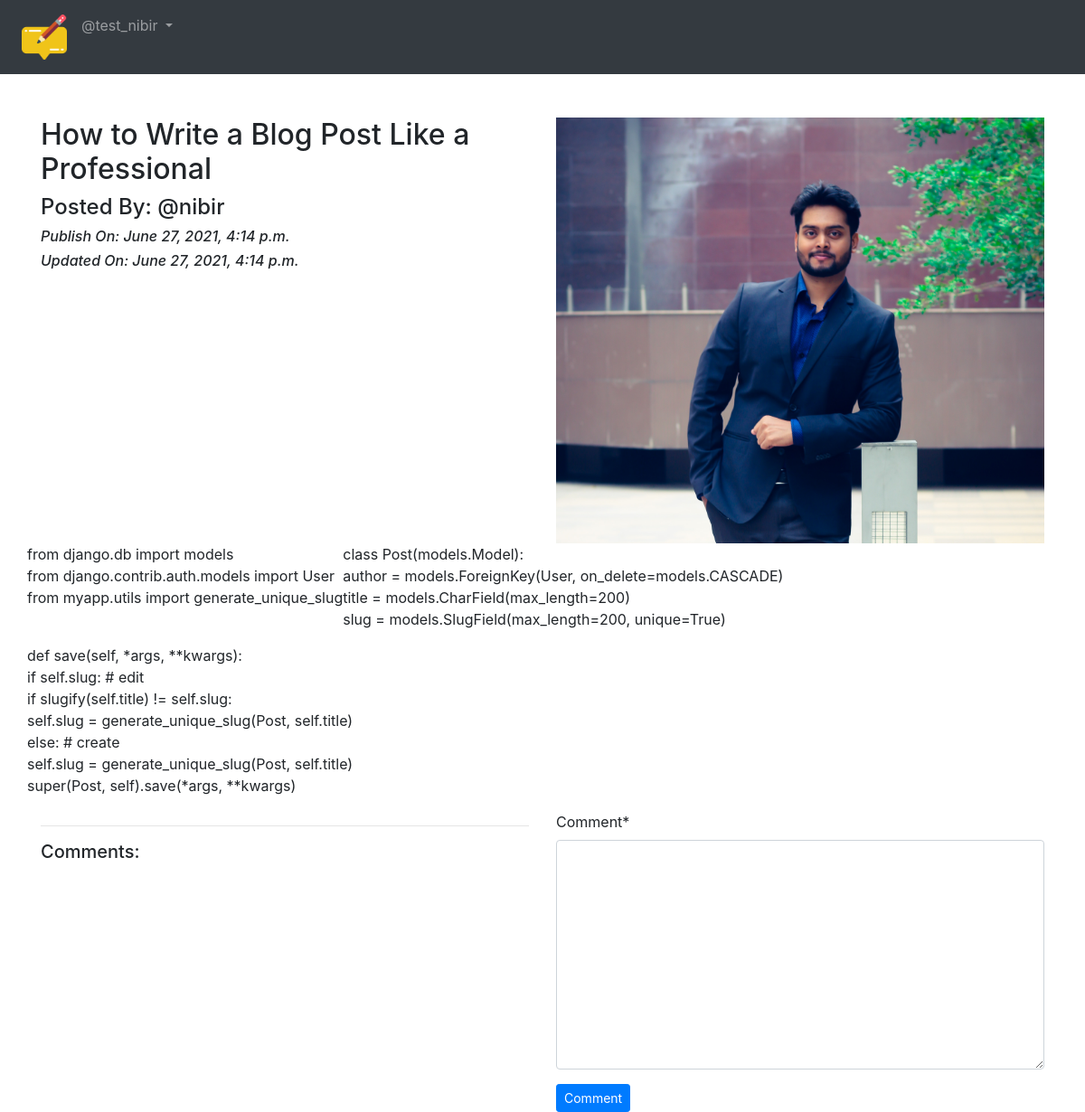
/blog/details/how-to-write-a-blog-post-like-a-professional (signed in), run on the app's committed database.
### App_Blog/models.py (models this page shows, shortened)
class Blog(models.Model):
    author = models.ForeignKey(User, on_delete=models.CASCADE, related_name='post_auther')
    blog_title = models.CharField(max_length=264, verbose_name="Put a Title")
    slug = models.SlugField(max_length=264, unique=True)
    blog_content = models.TextField(verbose_name="what is your mind?")
    blog_image = models.ImageField(upload_to='blog_images', verbose_name="Image")
    publish_date = models.DateTimeField(auto_now_add=True)
    update_date = models.DateTimeField(auto_now=True)
    class Meta:
        ordering = ('-publish_date',)

### App_Blog/views.py (the view, shortened to what this page needs)
# urls.py: path('details/<slug:slug>', views.blog_details, name='blog_details'),
@login_required
def blog_details(request, slug):
    blog = Blog.objects.get(slug=slug)
    comment_form = CommentForm()
    return render(request, 'App_Blog/blog_details.html', context={'blog':blog, 'comment_form':comment_form})

### App_Blog/forms.py
class CommentForm(forms.ModelForm):
    class Meta:
        model = Comment
        fields = ('comment',)

### templates/App_Blog/blog_details.html (shortened to what this page needs)
{% extends 'base.html' %}
{% load crispy_forms_tags %}
{% block body_block %}
<div class="row">
  <div class="col-sm-6">
    <h2>{{blog.blog_title}}</h2>
    <h4>Posted By: @{{blog.author}}</h4>
    <i><h6>Publish On: {{blog.publish_date}}</h6></i>
    <i><h6>Updated On: {{blog.update_date}}</h6></i>
  </div>
  <div class="col-sm-6">
    <img src="/media/{{blog.blog_image}}" width="100%">
  </div>
  <p>{{blog.blog_content|linebreaks}}</p>
</div>
<div class="row">
  <div class="col-sm-6">
    <hr>
    <h5>Comments:</h5>
  </div>
    <div class="col-sm-6">
      <form method="POST">
        {{comment_form|crispy}}
        <button type="submit" name="button" class="btn btn-primary btn-sm">Comment</button>
      </form>
    </div>
</div>
{% endblock %}

### templates/base.html (shortened to what this page needs)
<!DOCTYPE html>
<html lang="en" dir="ltr">
  <head>
    <link rel="stylesheet" href="https://maxcdn.bootstrapcdn.com/bootstrap/4.4.1/css/bootstrap.min.css">
  </head>
  <body>
  <nav class="navbar navbar-expand-sm bg-dark navbar-dark">
    <ul class="navbar-nav">
        <li class="nav-item active">
          <a class="nav-link" href="{% url 'index' %}"><img src="/media/logo.png" width="50px" alt=""></a>
        </li>
        {% if user.is_authenticated %}
        <div class="nav-item dropdown">
          <a class="nav-link dropdown-toggle" href="#" id="navbardrop" data-toggle="dropdown">
          @{{user.username}}
        </a>
        </div>
        {% endif %}
      </ul>
  </nav>
  <div class="container pt-5">
    {% block body_block %}
    {% endblock %}
  </div>
  </body>
</html>

### data on the page
Blog: blog_title "How to Write a Blog Post Like a Professional", author "nibir", publish_date "June 27, 2021, 4:14 p.m.", update_date "June 27, 2021, 4:14 p.m.", blog_image (picture), blog_content "from django.db import models from django.contrib.auth.models import User from myapp.utils import generate_unique_slug class Post(models.Model): author = models.ForeignKey(User, on_delete=models.CASCADE) title = models.CharField(max_length=200) slug = models.SlugField(max_length=200, unique=True) def save(self, *args, **kwargs): if self.slug: # edit if slugify(self.title) != self.slug: self.slug = generate_unique_slug(Post, self.title) else: # create self.slug = generate_unique_slug(Post, self.title) super(Post, self).save(*args, **kwargs)"

### other printed values
{{ user.username }} "test_nibir"
